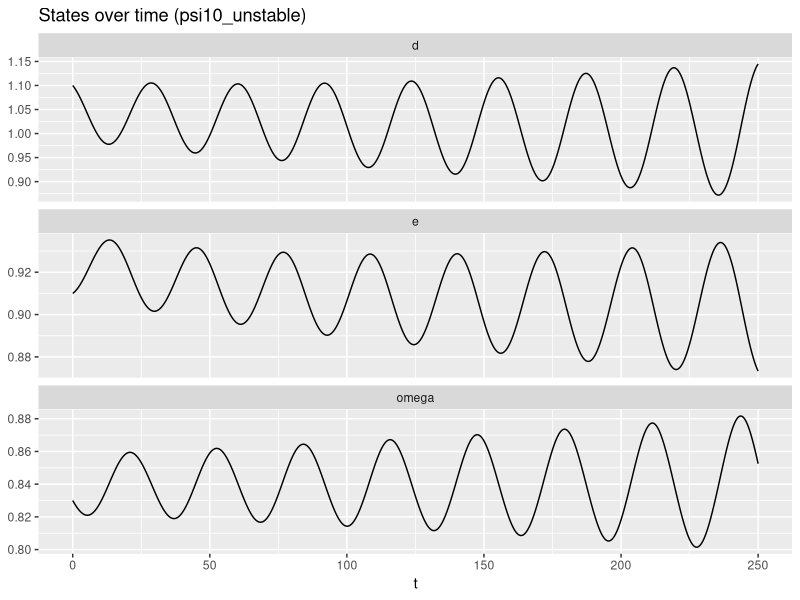
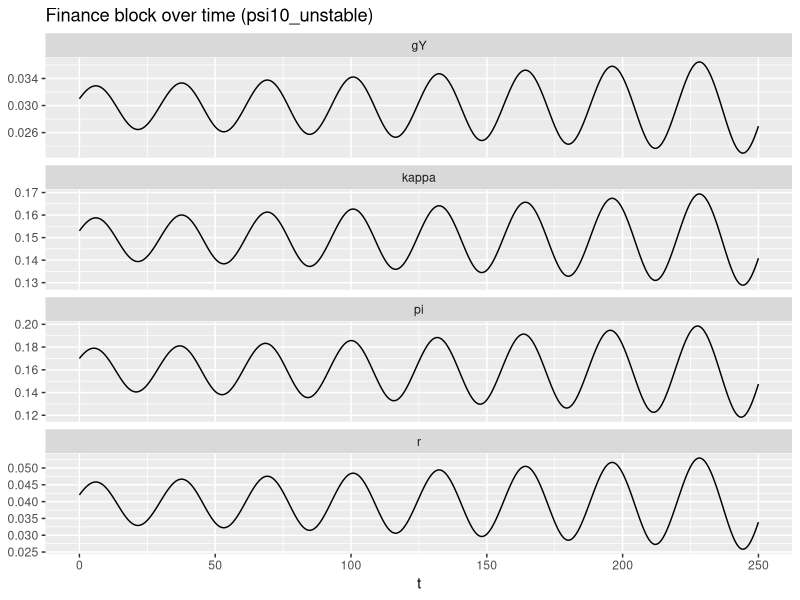
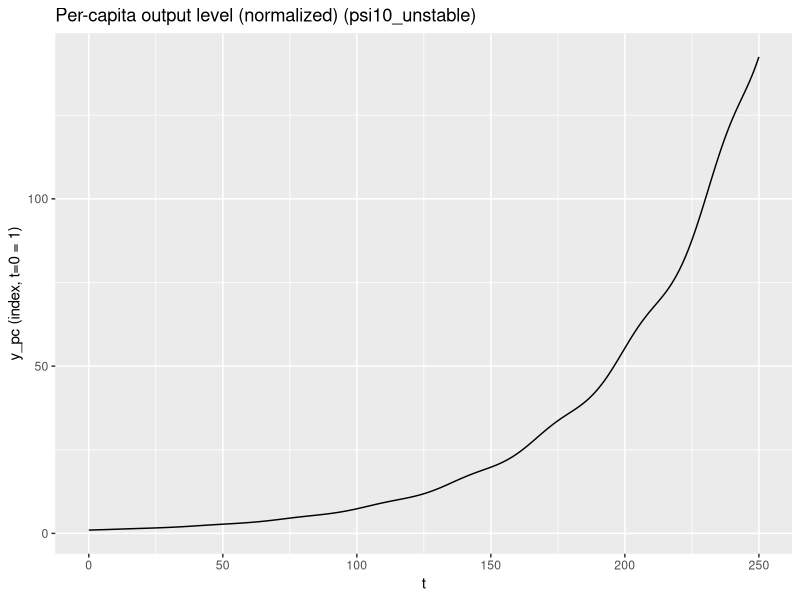
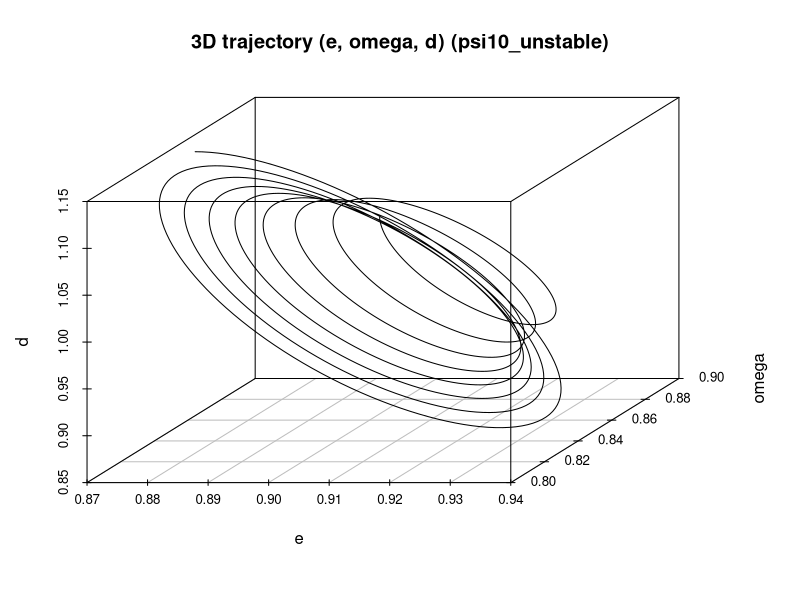
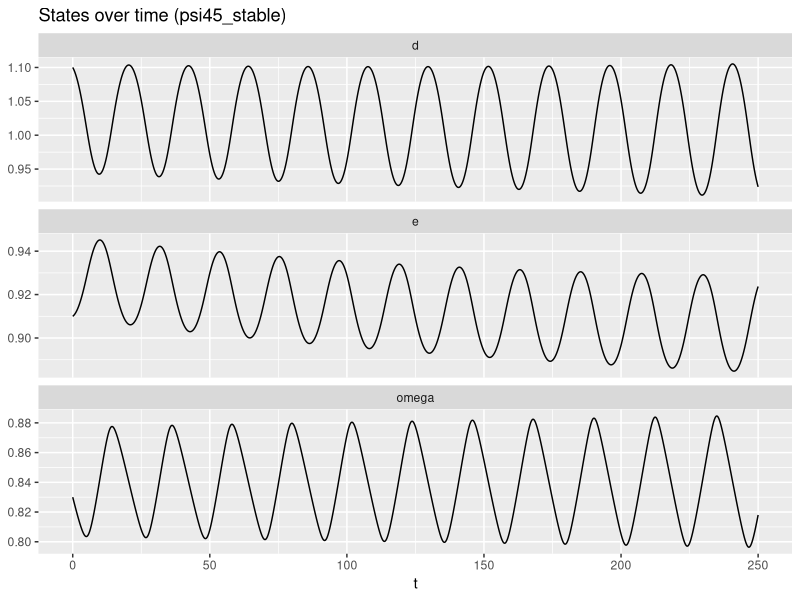
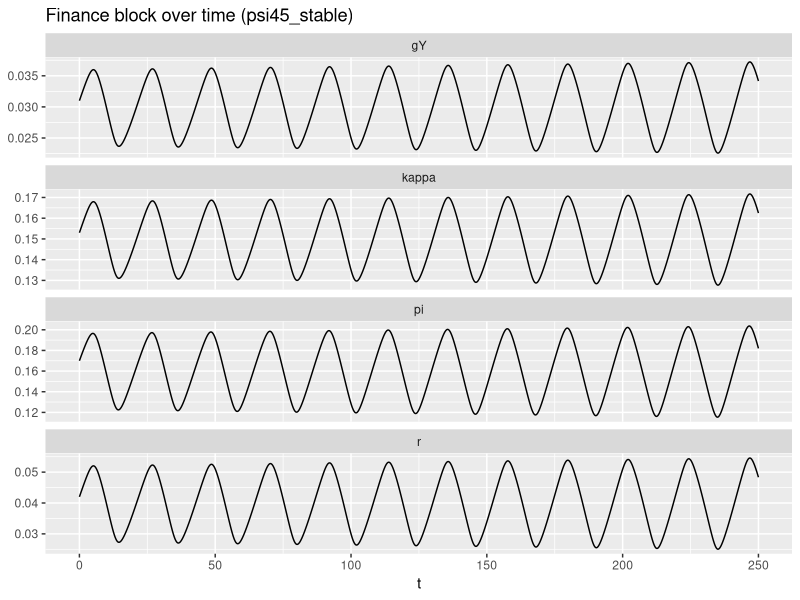
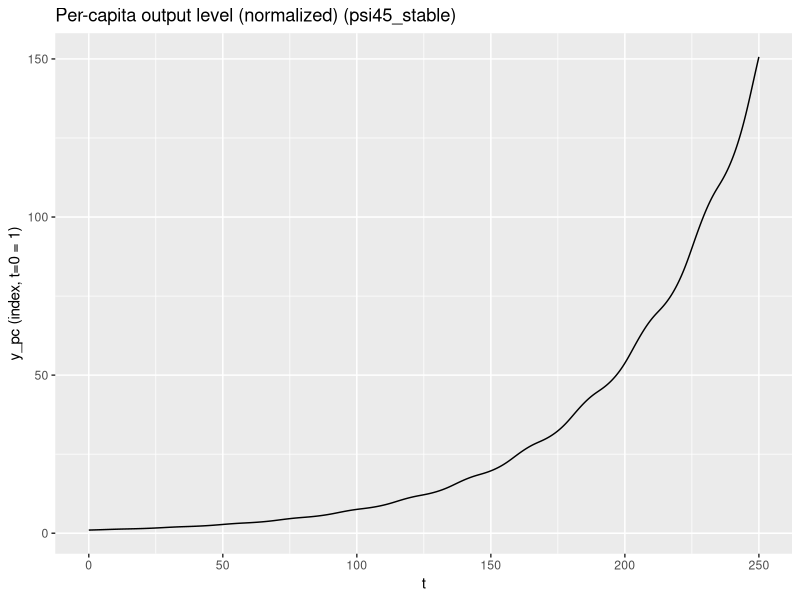
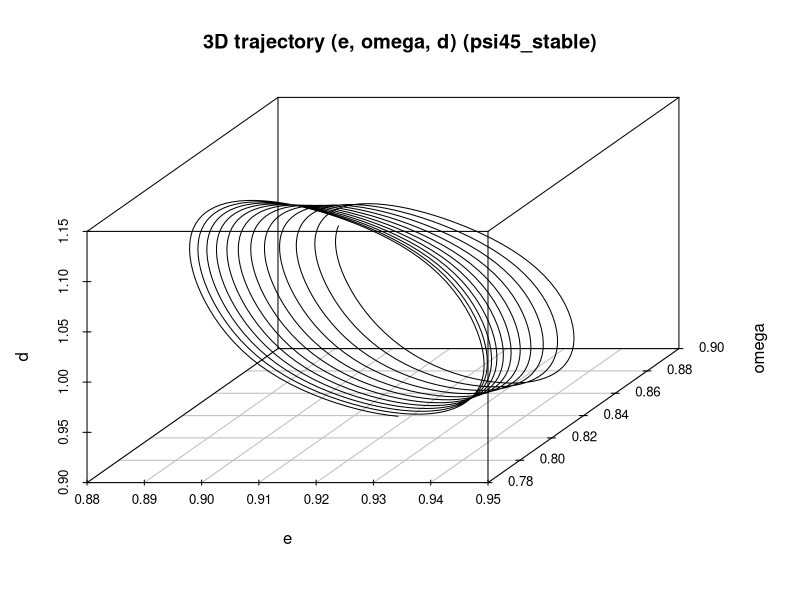

Write R code to recreate these figures, in order.
############################################################
## keen_goodwin_minsky_3d_full.R
## Keen-orthodox Goodwin–Minsky 3D core + Buffett discipline
##
## Includes:
##  - Closed-form interior steady state (admissibility gates)
##  - Analytic Jacobian at steady state
##  - Eigenvalues
##  - Routh–Hurwitz coefficients + Hopf functional H
##  - Hopf targeting for psi (when d* ~ dbar)
##  - Finite-diff dH/dmu with steady-state re-solve
##  - Simulation + plots (states, finance, y_pc, 3D traj)
############################################################

## -----------------------------
## 0) Packages (used only for simulation/plots)
## -----------------------------
suppressPackageStartupMessages({
  library(deSolve)
  library(dplyr)
  library(tidyr)
  library(ggplot2)
  library(scatterplot3d)
  library(fs)
  library(tibble)
})

## -----------------------------
## 1) Helpers
## -----------------------------
inv_logit <- function(x) 1 / (1 + exp(-x))

require_params <- function(par, keys) {
  miss <- setdiff(keys, names(par))
  if (length(miss) > 0) stop("Missing parameters: ", paste(miss, collapse = ", "))
  invisible(TRUE)
}

## Buffett switch
S_fun <- function(d, par) inv_logit(par$psi * (d / par$dbar - 1))

S_d_fun <- function(d, par) {
  S <- S_fun(d, par)
  (par$psi / par$dbar) * S * (1 - S)
}

## Profit share and net profit rate
pi_fun <- function(omega) 1 - omega

r_fun <- function(omega, d, par) {
  (pi_fun(omega) - par$i * d) / par$sigma
}

## Investment (logistic Keen)
kappa_fun <- function(r, par) {
  par$kappa_min + (par$kappa_max - par$kappa_min) /
    (1 + exp(-par$lambda * (r - par$r0)))
}

kappa_r_fun <- function(r, par) {
  s <- inv_logit(par$lambda * (r - par$r0))
  (par$kappa_max - par$kappa_min) * par$lambda * s * (1 - s)
}

## Output growth (capacity branch closure)
gY_fun <- function(r, par) kappa_fun(r, par) / par$sigma - par$delta

## Phillips (disciplined)
Phi_fun <- function(e, d, par) {
  par$phi0 + par$phi1 * e - par$eta * S_fun(d, par)
}

## -----------------------------
## 2) Interior steady state (closed form)
## -----------------------------
steady_state <- function(par,
                         strict = FALSE,
                         e_band = c(0.75, 0.95),
                         eps = 1e-12) {
  
  require_params(par, c(
    "alpha","beta","delta","sigma","i",
    "kappa_min","kappa_max","lambda","r0",
    "phi0","phi1",
    "eta","dbar","psi"
  ))
  
  g_n <- par$alpha + par$beta
  if (g_n <= 0) return(list(ok = FALSE, reason = "g_n <= 0 (alpha+beta must be >0)"))
  
  k_target <- par$sigma * (g_n + par$delta)
  
  ## Gate 1: k_target within logistic bounds
  if (k_target <= par$kappa_min + eps || k_target >= par$kappa_max - eps) {
    return(list(ok = FALSE, reason = "kappa_target outside (kappa_min, kappa_max)"))
  }
  
  s <- (k_target - par$kappa_min) / (par$kappa_max - par$kappa_min)
  if (s <= eps || s >= 1 - eps) {
    return(list(ok = FALSE, reason = "s not in (0,1)"))
  }
  
  ## r* from logistic inversion
  r_star <- par$r0 + (1 / par$lambda) * log(s / (1 - s))
  
  ## d* from identity: r* = (k_target - d*g_n)/sigma
  d_star <- (k_target - par$sigma * r_star) / g_n
  
  ## Gate 2: d*>0
  if (d_star <= eps) {
    return(list(ok = FALSE, reason = "d* <= 0 (no interior debt steady state)"))
  }
  
  ## profit share and wage share
  pi_star <- k_target + d_star * (par$i - g_n)
  omega_star <- 1 - pi_star
  
  ## Gate 3: omega in (0,1)
  if (omega_star <= eps || omega_star >= 1 - eps) {
    return(list(ok = FALSE, reason = "omega* not in (0,1)"))
  }
  
  ## e* from Phillips block
  if (par$phi1 <= 0) return(list(ok = FALSE, reason = "phi1 must be > 0"))
  e_star <- (par$alpha - par$phi0 + par$eta * S_fun(d_star, par)) / par$phi1
  
  ## Gate 4: e in (0,1)
  if (e_star <= eps || e_star >= 1 - eps) {
    return(list(ok = FALSE, reason = "e* not in (0,1)"))
  }
  
  ## Optional plausibility band
  if (strict && (e_star < e_band[1] || e_star > e_band[2])) {
    return(list(ok = FALSE, reason = sprintf(
      "e* outside plausibility band [%.2f, %.2f]",
      e_band[1], e_band[2]
    )))
  }
  
  list(
    ok = TRUE,
    e = e_star,
    omega = omega_star,
    d = d_star,
    r = r_star,
    kappa = k_target,
    g_n = g_n
  )
}

## -----------------------------
## 3) Analytic Jacobian at steady state
## -----------------------------
jacobian_at_ss <- function(ss, par) {
  e <- ss$e; omega <- ss$omega; d <- ss$d
  g_n <- ss$g_n
  r <- ss$r
  
  kap_r <- kappa_r_fun(r, par)
  Sd <- S_d_fun(d, par)
  
  ## Sparse form J = [0 A B; C 0 D; 0 E F]
  A <- - e * kap_r / (par$sigma^2)
  B <- - e * par$i * kap_r / (par$sigma^2)
  C <- omega * par$phi1
  D <- - omega * par$eta * Sd
  E <- 1 - (1 - d / par$sigma) * (kap_r / par$sigma)
  F <- (par$i - g_n) - (1 - d / par$sigma) * (par$i * kap_r / par$sigma)
  
  J <- matrix(c(
    0, A, B,
    C, 0, D,
    0, E, F
  ), nrow = 3, byrow = TRUE)
  
  list(
    J = J,
    A = A, B = B, C = C, D = D, E = E, F = F,
    kappa_r = kap_r, S_d = Sd
  )
}

## -----------------------------
## 4) RH coefficients + Hopf functional
## -----------------------------
rh_hopf <- function(Jparts) {
  A <- Jparts$A; B <- Jparts$B; C <- Jparts$C
  D <- Jparts$D; E <- Jparts$E; F <- Jparts$F
  
  ## det(sI - J) = s^3 + a1 s^2 + a2 s + a3
  a1 <- -F
  a2 <- -A * C - E * D
  a3 <- C * (A * F - B * E)
  
  H <- a1 * a2 - a3
  stable_RH <- (a1 > 0) && (a2 > 0) && (a3 > 0) && (a1 * a2 > a3)
  
  ## Sparse identity check: H = E*(F*D + C*B)
  H_sparse <- E * (F * D + C * B)
  
  list(a1 = a1, a2 = a2, a3 = a3, H = H, H_sparse = H_sparse, stable_RH = stable_RH)
}

## -----------------------------
## 5) One-shot analysis
## -----------------------------
analyze_model <- function(par, strict = FALSE, e_band = c(0.75, 0.95)) {
  ss <- steady_state(par, strict = strict, e_band = e_band)
  if (!isTRUE(ss$ok)) return(ss)
  
  Jp <- jacobian_at_ss(ss, par)
  rh <- rh_hopf(Jp)
  eig <- eigen(Jp$J)$values
  
  list(
    ok = TRUE,
    steady_state = ss,
    jacobian = Jp$J,
    jac_parts = Jp[c("A","B","C","D","E","F","kappa_r","S_d")],
    eigenvalues = eig,
    rh = rh
  )
}

## -----------------------------
## 6) Hopf gap and dH/dmu (finite diff, re-solving SS)
## -----------------------------
hopf_gap <- function(par, strict = FALSE, e_band = c(0.75, 0.95)) {
  out <- analyze_model(par, strict = strict, e_band = e_band)
  if (!isTRUE(out$ok)) return(NA_real_)
  out$rh$H
}

dH_dmu_fd <- function(par, mu, h = 1e-3, strict = FALSE, e_band = c(0.75, 0.95)) {
  if (!mu %in% names(par)) stop("Parameter '", mu, "' not in par list.")
  if (!is.finite(par[[mu]])) stop("par[['", mu, "']] must be finite.")
  
  par_p <- par; par_m <- par
  par_p[[mu]] <- par[[mu]] + h
  par_m[[mu]] <- par[[mu]] - h
  
  Hp <- hopf_gap(par_p, strict = strict, e_band = e_band)
  Hm <- hopf_gap(par_m, strict = strict, e_band = e_band)
  
  if (is.na(Hp) || is.na(Hm)) return(NA_real_)
  (Hp - Hm) / (2*h)
}

## -----------------------------
## 7) Hopf-targeting for psi (best when d* ~ dbar)
## -----------------------------
psi_hopf_guess <- function(out, par, tol = 1e-6) {
  if (!isTRUE(out$ok)) stop("Provide a valid analyze_model() output.")
  
  ss <- out$steady_state
  Jp <- out$jac_parts
  
  omega <- ss$omega
  d <- ss$d
  
  C <- Jp$C; B <- Jp$B; F <- Jp$F
  if (abs(F) < 1e-12) return(NA_real_)
  
  ## Target D on Hopf boundary: FD + CB = 0 => D_H = -(C*B)/F
  D_H <- - (C * B) / F
  
  S <- S_fun(d, par)
  Sfac <- S * (1 - S)
  if (Sfac < tol) return(NA_real_)
  
  ## D = -omega*eta*(psi/dbar)*S(1-S) => psi = (-D_H)*dbar/(omega*eta*S(1-S))
  psi_H <- (-D_H) * par$dbar / (omega * par$eta * Sfac)
  psi_H
}

## -----------------------------
## 8) Quick report printer
## -----------------------------
run_report <- function(par, strict = FALSE, e_band = c(0.75, 0.95)) {
  out <- analyze_model(par, strict = strict, e_band = e_band)
  if (!isTRUE(out$ok)) {
    cat("FAILED:", out$reason, "\n")
    return(invisible(out))
  }
  
  ss <- out$steady_state
  rh <- out$rh
  jp <- out$jac_parts
  
  cat("\n=== STEADY STATE ===\n")
  cat(sprintf("e* = %.4f | omega* = %.4f | d* = %.4f | r* = %.5f\n",
              ss$e, ss$omega, ss$d, ss$r))
  cat(sprintf("kappa_target = %.4f | g_n = %.4f\n", ss$kappa, ss$g_n))
  
  cat("\n=== JACOBIAN PARTS ===\n")
  cat(sprintf("A=%.6f B=%.6f C=%.6f D=%.6f E=%.6f F=%.6f\n",
              jp$A, jp$B, jp$C, jp$D, jp$E, jp$F))
  cat(sprintf("kappa_r=%.6f | S_d=%.6f\n", jp$kappa_r, jp$S_d))
  
  cat("\n=== EIGENVALUES ===\n")
  print(out$eigenvalues)
  
  cat("\n=== ROUTH–HURWITZ ===\n")
  cat(sprintf("a1=%.6g a2=%.6g a3=%.6g\n", rh$a1, rh$a2, rh$a3))
  cat(sprintf("H=%.6g (sparse check %.6g) | stable_RH=%s\n",
              rh$H, rh$H_sparse, rh$stable_RH))
  
  psi_guess <- psi_hopf_guess(out, par)
  if (is.finite(psi_guess)) {
    cat(sprintf("\nHopf psi-guess (from FD+CB=0): psi_H ≈ %.4f\n", psi_guess))
  } else {
    cat("\nHopf psi-guess: NA (switch saturated or F ~ 0)\n")
  }
  
  invisible(out)
}

############################################################
## 9) Simulation + plots
############################################################

## ODE RHS (Keen orthodox, no resets)
rhs_keengm <- function(t, state, par) {
  e <- state[["e"]]
  w <- state[["omega"]]
  d <- state[["d"]]
  
  ## guardrails (numerical only)
  d_floor <- if (!is.null(par$d_floor)) par$d_floor else 1e-9
  d_safe  <- max(d, d_floor)
  e_safe  <- min(max(e, 1e-9), 1 - 1e-9)
  w_safe  <- min(max(w, 1e-9), 1 - 1e-9)
  
  ## auxiliaries
  pi <- pi_fun(w_safe)
  r  <- (pi - par$i * d_safe) / par$sigma
  kap <- kappa_fun(r, par)
  gY  <- kap / par$sigma - par$delta
  g_n <- par$alpha + par$beta
  Phi <- Phi_fun(e_safe, d_safe, par)
  
  ## dynamics
  de <- (gY - g_n) * e_safe
  dw <- (Phi - par$alpha) * w_safe
  dd <- kap - pi + par$i * d_safe - d_safe * gY
  
  ## prevent negative drift at the floor
  if (d <= d_floor && dd < 0) dd <- 0
  
  ## per-capita output level (index)
  y_pc <- exp(par$alpha * t) * e_safe
  
  list(
    c(de, dw, dd),
    c(pi = pi, r = r, kappa = kap, gY = gY, Phi = Phi, y_pc = y_pc, g_n = g_n)
  )
}

simulate_model <- function(par, state0 = NULL,
                           t_end = 250, dt = 0.05,
                           perturb = c(e = 0.01, omega = -0.01, d = 0.10)) {
  
  if (is.null(state0)) {
    ss <- steady_state(par, strict = FALSE)
    if (!isTRUE(ss$ok)) stop("No admissible steady state: ", ss$reason)
    
    state0 <- c(
      e = ss$e + perturb[["e"]],
      omega = ss$omega + perturb[["omega"]],
      d = ss$d + perturb[["d"]]
    )
  }
  
  times <- seq(0, t_end, by = dt)
  
  sol <- ode(
    y = state0,
    times = times,
    func = rhs_keengm,
    parms = par,
    method = "lsoda"
  )
  
  as.data.frame(sol) |>
    as_tibble() |>
    mutate(
      y_pc_0 = first(y_pc),
      y_pc_norm = y_pc / y_pc_0
    )
}

plot_states <- function(df, tag, out_dir = "outputs/minsky/") {
  p <- df |>
    select(time, e, omega, d) |>
    pivot_longer(-time, names_to = "var", values_to = "value") |>
    ggplot(aes(x = time, y = value)) +
    geom_line() +
    facet_wrap(~var, scales = "free_y", ncol = 1) +
    labs(title = paste0("States over time (", tag, ")"), x = "t", y = NULL)
  
  ggsave(file.path(out_dir, paste0("states_", tag, ".png")),
         p, width = 7, height = 7, dpi = 160)
  p
}

plot_finance <- function(df, tag, out_dir = "outputs") {
  p <- df |>
    select(time, r, pi, kappa, gY) |>
    pivot_longer(-time, names_to = "var", values_to = "value") |>
    ggplot(aes(x = time, y = value)) +
    geom_line() +
    facet_wrap(~var, scales = "free_y", ncol = 1) +
    labs(title = paste0("Finance block over time (", tag, ")"), x = "t", y = NULL)
  
  ggsave(file.path(out_dir, paste0("finance_", tag, ".png")),
         p, width = 7, height = 7, dpi = 160)
  p
}

plot_y_pc <- function(df, tag, out_dir = "outputs") {
  p <- ggplot(df, aes(x = time, y = y_pc_norm)) +
    geom_line() +
    labs(title = paste0("Per-capita output level (normalized) (", tag, ")"),
         x = "t", y = "y_pc (index, t=0 = 1)")
  
  ggsave(file.path(out_dir, paste0("y_pc_", tag, ".png")),
         p, width = 7, height = 4, dpi = 160)
  p
}

plot_3d_traj <- function(df, tag, out_dir = "outputs", thin = 5) {
  df2 <- df |> slice(seq(1, n(), by = thin))
  
  png(file.path(out_dir, paste0("traj3d_", tag, ".png")), width = 900, height = 700)
  scatterplot3d(
    df2$e, df2$omega, df2$d,
    type = "l",
    xlab = "e", ylab = "omega", zlab = "d",
    main = paste0("3D trajectory (e, omega, d) (", tag, ")")
  )
  dev.off()
  
  invisible(TRUE)
}

run_plots <- function(par, tag, t_end = 250, dt = 0.05,
                      state0 = NULL, out_dir = "outputs") {
  
  dir_create(out_dir)
  
  df <- simulate_model(par, state0 = state0, t_end = t_end, dt = dt)
  
  plot_states(df, tag, out_dir)
  plot_finance(df, tag, out_dir)
  plot_y_pc(df, tag, out_dir)
  plot_3d_traj(df, tag, out_dir)
  
  invisible(df)
}

############################################################
## 10) Example run (your working set)
############################################################
par <- list(
  alpha = 0.02, beta = 0.01,
  delta = 0.02, sigma = 3,
  i = 0.04,
  kappa_min = 0.00, kappa_max = 0.30,
  lambda = 20, r0 = 0.04,
  phi0 = -0.06, phi1 = 0.10,
  eta = 0.02, dbar = 1.0, psi = 10,
  d_floor = 1e-9
)

## Diagnostics
out <- run_report(par, strict = FALSE)
dHpsi <- dH_dmu_fd(par, "psi", h = 1e-2)
cat(sprintf("\nFinite-diff dH/dpsi ≈ %.6g\n", dHpsi))

## Plots: unstable (psi below Hopf)
par$psi <- 10
df_B <- run_plots(par, tag = "psi10_unstable", t_end = 250, dt = 0.05)

## Plots: stable (psi above Hopf)
par$psi <- 45
df_A <- run_plots(par, tag = "psi45_stable", t_end = 250, dt = 0.05)
